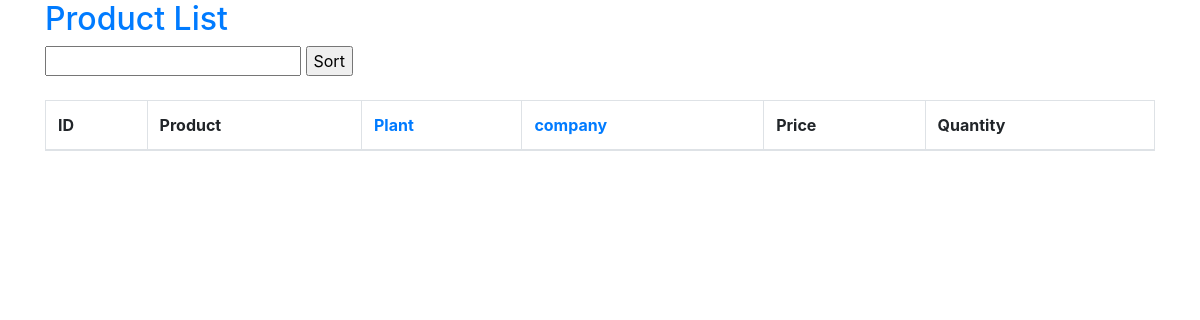
Page /hsapp/product_in_season/ (signed in) on the earlier database version.
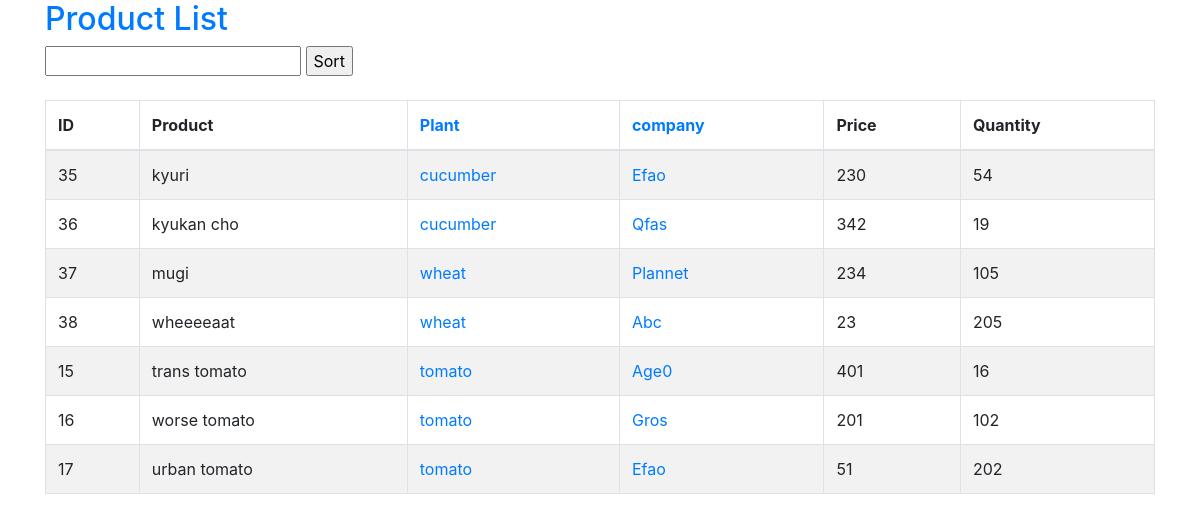
Same page on the later database version.
### hsapp/models.py (models this page shows, shortened)
class Product(models.Model):
    plant = models.ForeignKey(Plant, on_delete=models.CASCADE, default=1)
    company = models.ForeignKey(Company, on_delete=models.CASCADE, default=1)
    name = models.CharField(max_length=128)
    quantity = models.IntegerField(default=0)
    price = models.IntegerField(default=0)

class Plant(models.Model):
    name = models.CharField(max_length=128)
    species = models.CharField(max_length=128, blank=True)
    season_in = models.IntegerField()   # in month
    season_end = models.IntegerField()  # end month

class Company(models.Model):
    name = models.CharField(max_length=128)
    location = models.CharField(max_length=128)

### hsapp/views.py (the view)
# urls.py: path('product_in_season/', views.ProductInSeasonList.as_view(), name='product_in_season'),
class ProductInSeasonList(LoginRequiredMixin, ListView):
    model = Product
    template_name = 'hsapp/product_list.html'
    def get_queryset(self):
        result = super(ProductInSeasonList, self).get_queryset()
        month_now = timezone.now().month
        plants_in_season_candidate = Plant.objects.filter(season_end__gte=month_now)
        plants_in_season = []
        for plant in plants_in_season_candidate:
            s_in = plant.season_in
            s_end = plant.season_end
            if s_in > s_end:
                plants_in_season.append(plant)
            elif s_in <= month_now:
                plants_in_season.append(plant)
        result = result.filter(plant__in=[plant for plant in plants_in_season])
        return result

### hsapp/templates/hsapp/product_list.html (shortened to what this page needs)
{% extends 'hsapp/base.html' %}
{% load static %}
{% block content %}
    <h2><a href="{% url 'hsapp:product_list' %}">Product List</a></h2>
    <form method="get" action="{% url 'hsapp:product_list' %}">
        <input type="text" value="" name="order_by">
        <input type="submit" value="Sort">
    </form>
    <br>
    <table class="table table-striped table-bordered">
        <thead>
            <tr>
                <th>ID</th>
                <th>Product</th>
                <th><a href="{% url 'hsapp:plant_list' %}">Plant</a></th>
                <th><a href="{% url 'hsapp:company_list' %}">company</a></th>
                <th>Price</th>
                <th>Quantity</th>
            </tr>
        </thead>
        <tbody>
            {% for product in product_list%}
            <tr>
                <td>{{ product.id }}</td>
                <td>{{ product.name }}</td>
                <td><a href="{% url 'hsapp:plant_detail' pk=product.plant.id %}">{{ product.plant.name }}</a></td>
                <td><a href="{% url 'hsapp:company_detail' pk=product.company.id %}">{{ product.company.name }}</a></td>
                <td>{{ product.price }}</td>
                <td>{{ product.quantity }}</td>
            </tr>
            {% endfor %}
        </tbody>
    </table>
{% endblock content %}

Differences in the rows shown:
added Product: id "35", name "kyuri", plant.name "cucumber", company.name "Efao", price "230", quantity "54"
added Product: id "36", name "kyukan cho", plant.name "cucumber", company.name "Qfas", price "342", quantity "19"
added Product: id "37", name "mugi", plant.name "wheat", company.name "Plannet", price "234", quantity "105"
added Product: id "38", name "wheeeeaat", plant.name "wheat", company.name "Abc", price "23", quantity "205"
added Product: id "15", name "trans tomato", plant.name "tomato", company.name "Age0", price "401", quantity "16"
added Product: id "16", name "worse tomato", plant.name "tomato", company.name "Gros", price "201", quantity "102"
added Product: id "17", name "urban tomato", plant.name "tomato", company.name "Efao", price "51", quantity "202"
